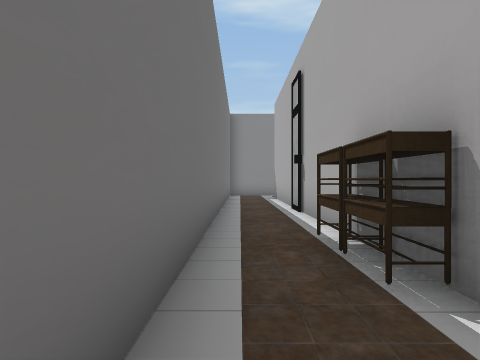
view 1 (above)

24 first-person views from a walk through a 3-D level made in the Unity game engine. The camera is 1.5 m above the floor, looks level and sees 75° across. The floor is counted in squares, 2 m on a side. Each view is taken from the middle of a square. On the plan, view 1 faces up. The plan holds only what a view shows up to about 10 squares ahead; the rest is blank. The player character is not drawn. Some surface patterns are stand-ins.

view 2
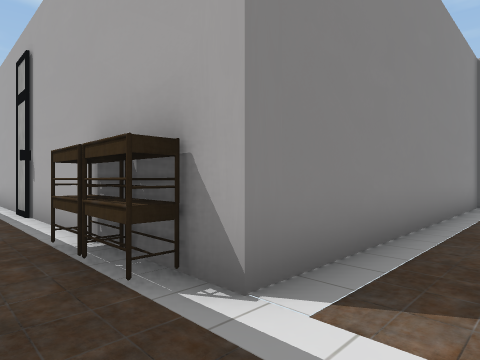

view 3
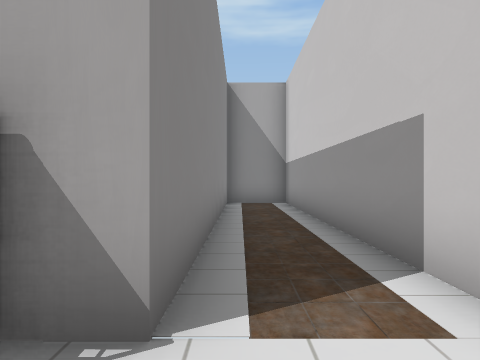

view 4
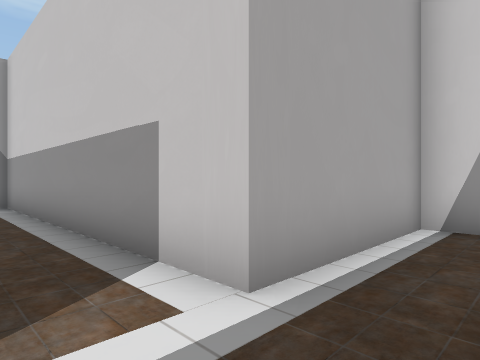

view 5
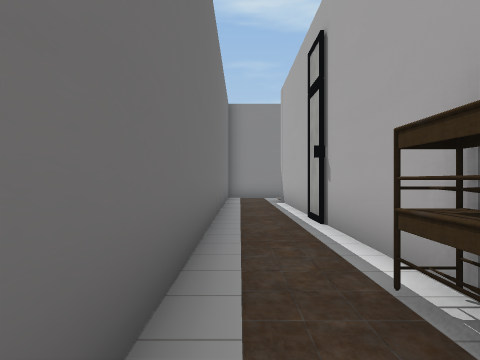

view 6
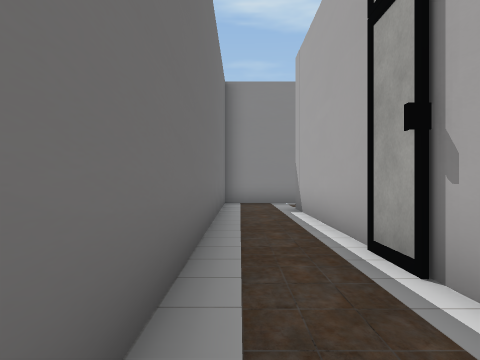

view 7
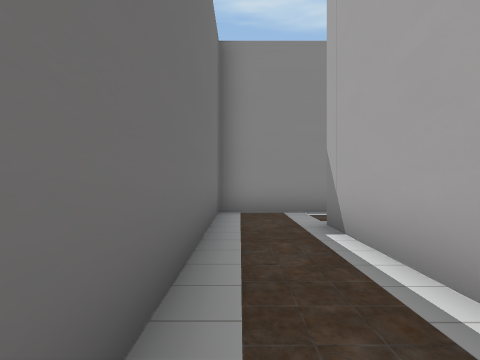

view 8
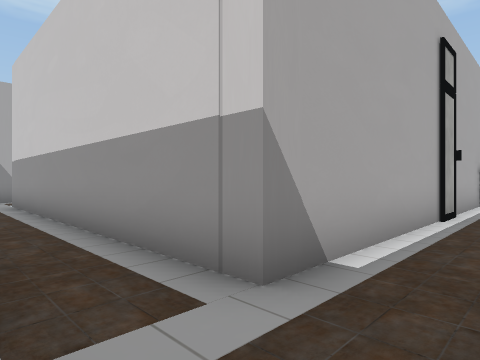

view 9
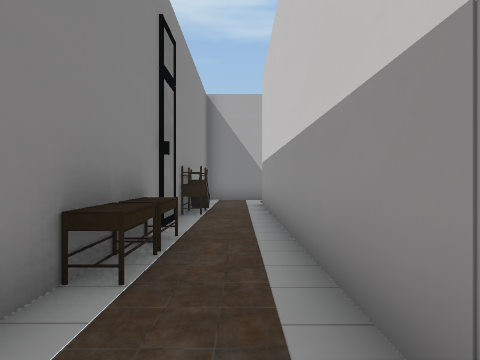

view 10
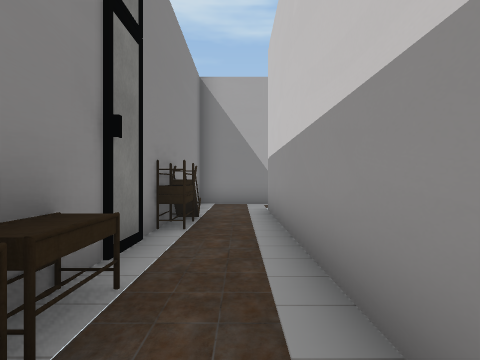

view 11
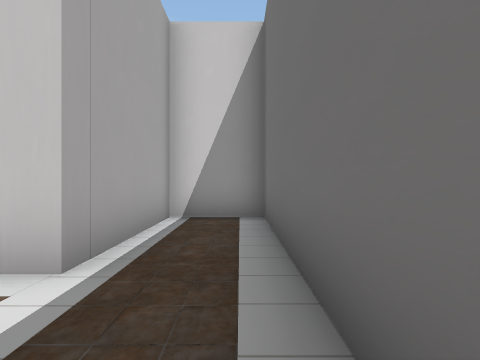

view 12
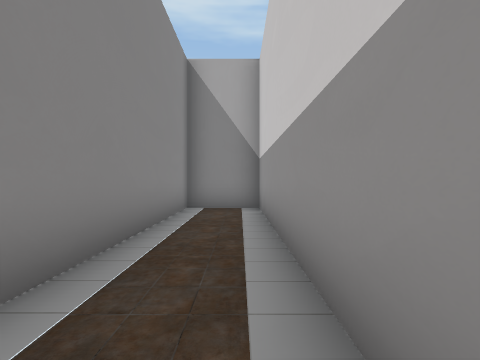

view 13
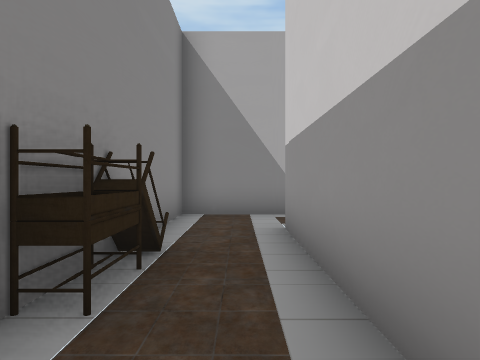

view 14
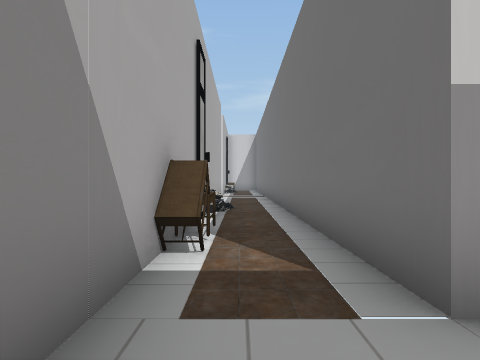

view 15
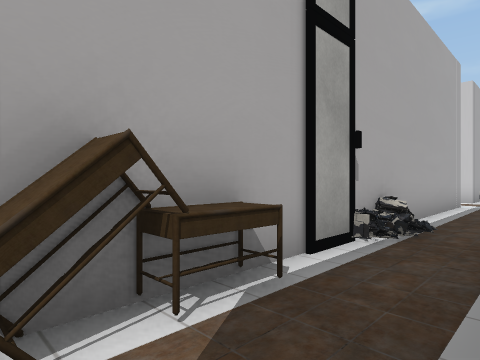

view 16
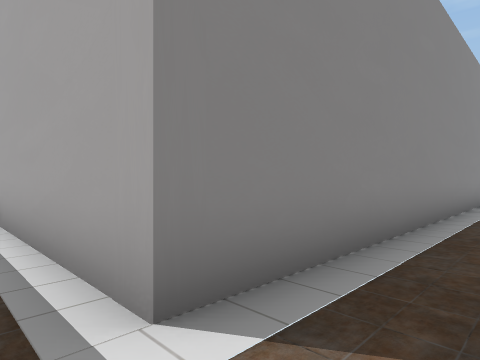

view 17
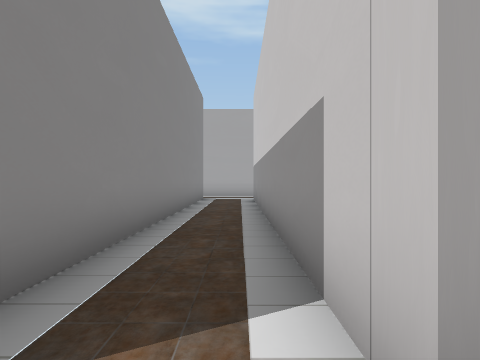

view 18
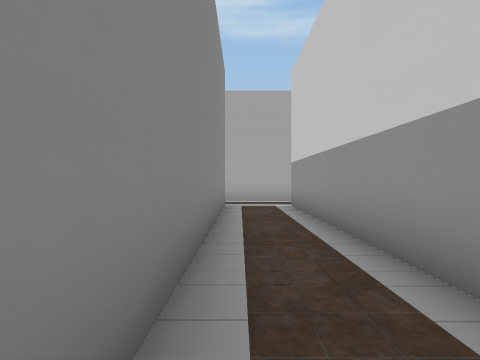

view 19
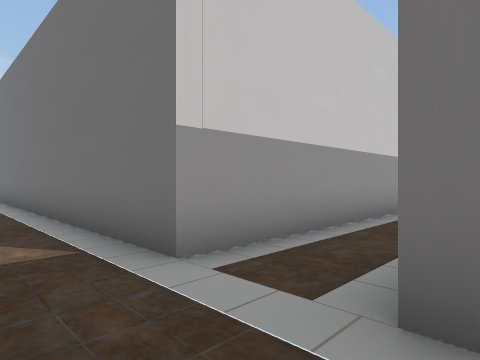

view 20
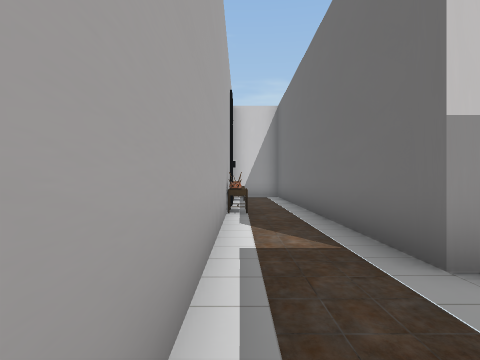

view 21
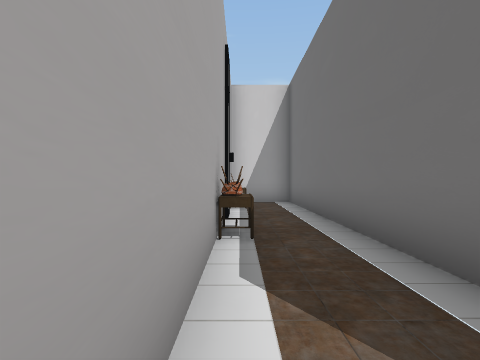

view 22
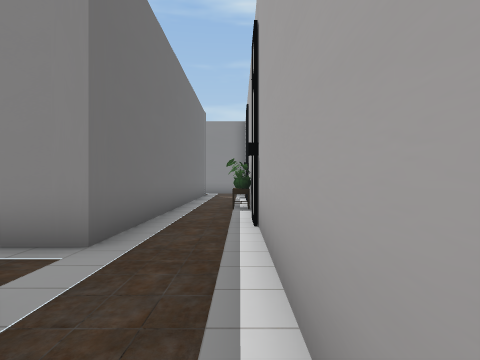

view 23
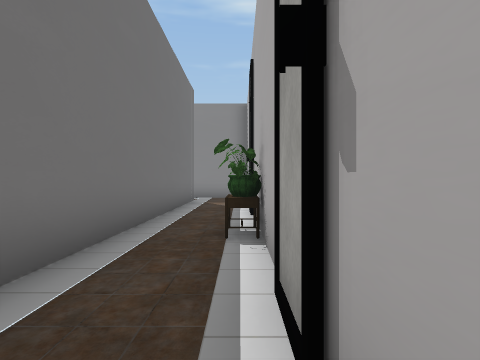

view 24
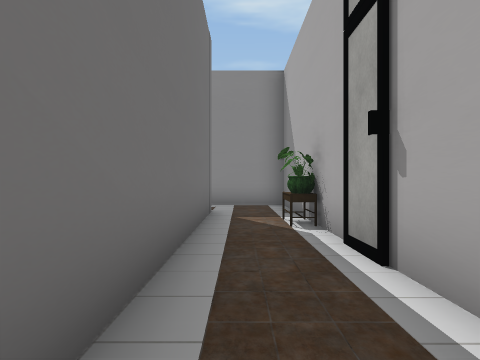

### Floor plan
Points are (right, up) in squares from view 1. A wall is a line through its corners. A room is listed if a view was taken in it or the views show most of it. See-through windows are left out.
Room 1 (views 1, 2, 3, 4, 5, 6, 7, 8, 9, 10, 11, 12, 13, 14, 15)
walls: (3.2, 15.3) (-0.5, 15.3) (-0.5, -4.4) (1.5, -4.4) (1.5, -0.5) (10.4, -0.5) (10.4, 1.4) (1.5, 1.4) (1.5, 13.3) (10.8, 13.3) (10.8, 11.1); (7.1, 15.3) (5.6, 15.3); (12.8, 8.5) (12.8, 10.6); (12.8, 2.4) (12.8, 6.6); (12.8, 12.6) (12.8, 15.3) (9.6, 15.3)
ways out: opening at (12, 2) to room 2
objects: table (1, 2); table (1, 3) to (1, 4); table (4, 15); table (5, 15); table (8, 15); table (9, 15); other object (13, 7) to (13, 8); table (13, 11); table (13, 12)
Room 2 (views 16, 17, 18, 19, 20, 21, 22, 23, 24)
walls: (26.3, 7.6) (26.3, 10.4); (24.3, 13.2) (24.3, 1.4) (12.8, 1.4) (12.8, 2.4); (26.3, 14.4) (26.3, 15.3) (24.1, 15.3); (26.3, -7.1) (26.3, 5.4); (12.8, -0.5) (24.3, -0.5) (24.3, -10.9)
ways out: opening at (12, 2) to room 1
objects: other object (26, -10); table (26, -5); plant (26, 6) to (26, 7); plant (26, 11) to (26, 12)

Positions as (right, up) in squares from view 1, and headings:
1: (0, 0), facing up
2: (0, 0), facing up-right
3: (0, 1), facing right
4: (0, 1), facing down-right
5: (0, 2), facing up
6: (0, 5), facing up
7: (0, 8), facing up
8: (0, 15), facing down-right
9: (1, 14), facing right
10: (3, 14), facing right
11: (0, 2), facing down
12: (2, 0), facing right
13: (6, 14), facing right
14: (12, 15), facing down
15: (11, 12), facing down-right
16: (12, 0), facing up-right
17: (12, 0), facing right
18: (15, 1), facing right
19: (26, 2), facing down-left
20: (26, 2), facing down
21: (26, -1), facing down
22: (26, -2), facing up
23: (26, 2), facing up
24: (25, 6), facing up
